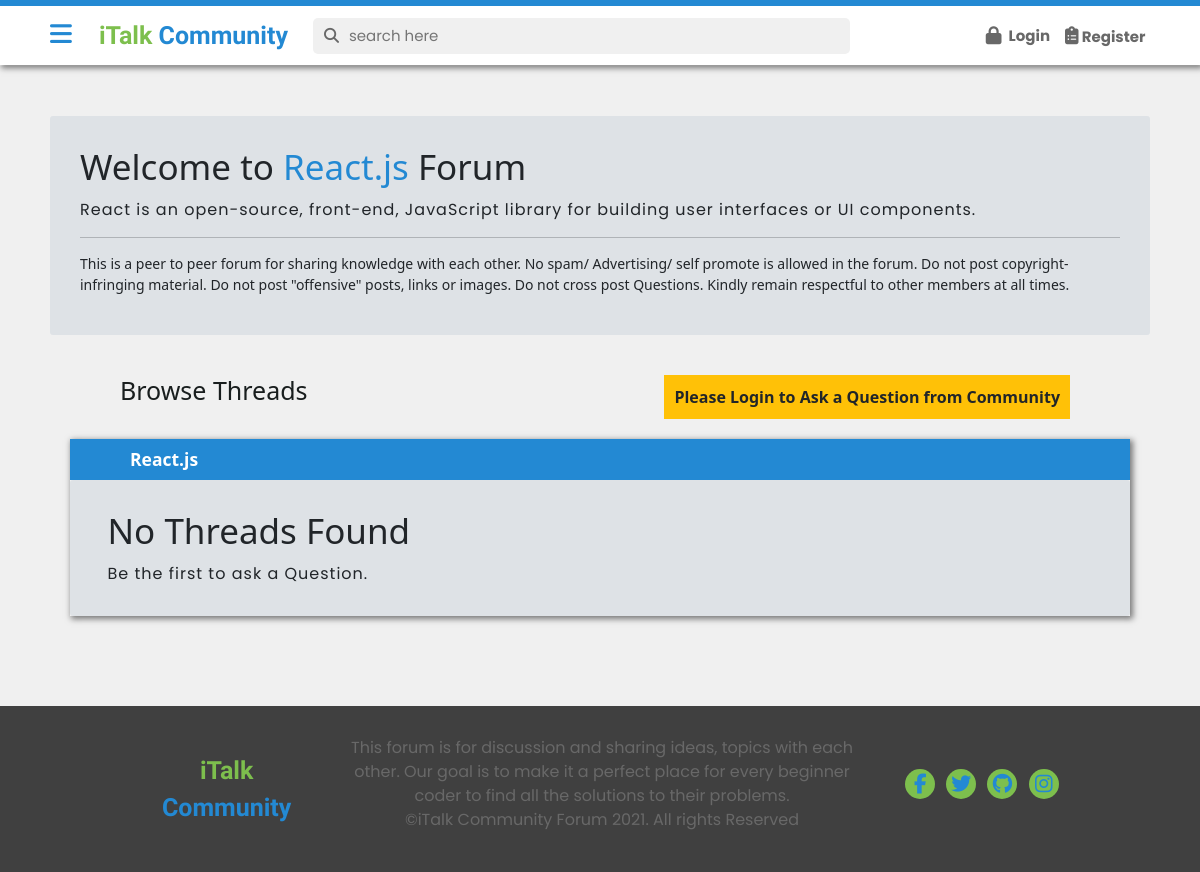
The app's page /_threadlist.php?catid=5 with its own data.
### tables this page shows
CREATE TABLE `categories` (
  `category_id` int(11) NOT NULL,
  `category_name` varchar(23) NOT NULL,
  `category_description` text NOT NULL,
  `category_date` datetime NOT NULL DEFAULT current_timestamp(),
  `category_img` varchar(255) NOT NULL
);

### _threadlist.php (the view, shortened to what this page needs)
<!DOCTYPE html>
<html lang="en">
<head>
    <link rel="stylesheet" href="https://cdnjs.cloudflare.com/ajax/libs/font-awesome/5.15.3/css/all.min.css">
    <link href="https://cdn.jsdelivr.net/npm/bootstrap@5.0.0-beta2/dist/css/bootstrap.min.css" rel="stylesheet"
>
    <link rel="stylesheet" href="css/threadlist.css?v=<?php echo time(); ?>">
    <link rel="stylesheet" href="../style.css?v=<?php echo time(); ?>">
    <link rel="stylesheet" href="partials/css/partials.css?v=<?php echo time(); ?>">
</head>
<body>
    <?php require "partials/_header.php"; ?>
    <div class="main-container">
        <?php require "partials/_sidenav.php"; ?>
        <div class="_main" id="main">
            <?php
                $id =  $_GET['catid'];
                $sql = "SELECT * FROM `categories` WHERE `category_id` = $id ";
                $res = mysqli_query($conn, $sql);
                while($row = mysqli_fetch_assoc($res)){
                    $catName = $row['category_name'];
                    $catDesc = $row['category_description'];
                echo'<div class="jumbotron">
                        <h1 class="display-4">Welcome to <span>'.$catName.'</span> Forum</h1>
                        <p class="lead">'.$catDesc.'</p>
                        <hr class="my-4">
                        <p class="disclaimer">This is a peer to peer forum for sharing knowledge with each other. No spam/ Advertising/ self promote is allowed in the forum. Do not post copyright-infringing material. Do not post "offensive" posts, links or images. Do not cross post Questions. Kindly remain respectful to other members at all times. </p>
                        </div>';}
                        ?>
            <div class="heading-btn">
                <h1 class="browse-heading">Browse Threads</h1>
                <?php
            if($login){ echo
            '<p class="btnadd">
                <button class="btn btn-primary" type="button" data-bs-toggle="collapse" data-bs-target="#askQuestion"
                    aria-expanded="false" aria-controls="askQuestion">
                    Post a Question
                </button>
            </p>';}
            else{ echo
                '<p class="btnadd text-dark bg-warning p-3"><strong>
               Please Login to Ask a Question from Community </strong>
            </p>';
            }
            ?>
            </div>
            <div class="threads">
                <div class="thread-cat">
                    <h3 class="th-cat"> <?php echo $catName; ?></h3>
                        <?php
                    $noResult = true;
                    if($noResult){
                echo '<div class="jumbotron jumbotron-fluid">
                <div class="container">
                  <h1 class="display-4">No Threads Found</h1>
                  <p class="lead">Be the first to ask a Question.</p>
                </div>
              </div>';
            }?>
                </div>
            </div>
            </div>
        </div>
    <?php require "partials/_footer.php" ?>
</body>
</html>

### css/threadlist.css (style rules this page uses)
.jumbotron { padding: 3rem 3rem; margin-top: 0rem; margin-bottom: 4rem; background-color: #dee2e6; border-radius: .3rem; transition: all .5s ease-in-out; }
.jumbotron p.lead { font-family: 'Poppins', sans-serif !important; font-weight: 400; font-size: 1.6rem; letter-spacing: 0.1rem; margin-bottom: 0rem !important; }
.jumbotron p.disclaimer { font-size: 1.4rem; font-weight: 300; }
.jumbotron h1 { margin-bottom: 1rem; }
.jumbotron h1 span { color: var(--primary); font-weight: 400; }
.main ._main { margin-left: 20rem; }
div._main .heading-btn { display: flex; justify-content: space-between; margin: 0 5rem; }
div._main h1.browse-heading { color: var(--dark); margin: 0 2rem; }
div._main .threads { margin: 2rem; box-shadow: 2px 2px 6px 1px rgba(0,0,0, 0.5); }
div._main .threads .thread-cat h3.th-cat { background-color: var(--primary); padding: 1rem 1rem 1rem 6rem; font-weight: 600; color: var(--pure); margin: 0; }
div._main p.btnadd { display: flex; justify-content: center; margin: 0 3rem; }

### style.css (style rules this page uses)
:root { --primary : #2389D3; --secondary : #7DBF4D; --dark : #191e1e; --light : #F0F0F0; --bgwhite : #f4f7f9; --pure: #fff; --grey :#686868; --bglight:#f0f0f0; }
*, *:before, *:after { margin: 0; padding: 0; box-sizing: border-box; }
html { font-size: 62.5%; -webkit-font-smoothing: antialiased; }
body { background: var(--pure); font-size: 1.6rem; }
div.main-container { padding: 0; margin-top: 6.6rem; }
.main ._main { margin: 0rem; padding: 5rem; position: relative; }

### records on screen
categories: category_name "React.js", category_description "React is an open-source, front-end, JavaScript library for building user interfaces or UI components."
